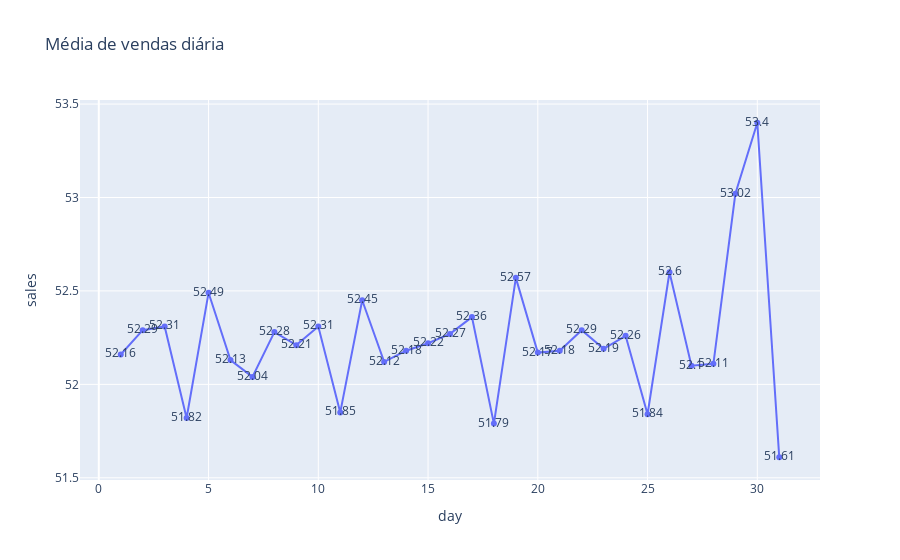

Notebook code for this chart:
### Markdown cell above
# 4. Visualização dos Dados

### Code cell
# Plot de média de vendas diárias
fig = px.line(sales_day, y='sales', title='Média de vendas diária', text='sales')
fig

### Figure 1 — Plotly figure (JSON) as saved in the notebook; plotly's stock layout.template omitted (floating-point values rounded to 4 significant figures)
{"data": [{"hovertemplate": "day=%{x}<br>sales=%{text}<extra></extra>", "legendgroup": "", "line": {"color": "#636efa", "dash": "solid"}, "mode": "lines+markers+text", "name": "", "orientation": "v", "showlegend": false, "text": [52.16, 52.29, 52.31, 51.82, 52.49, 52.13, 52.04, 52.28, 52.21, 52.31, 51.85, 52.45, 52.12, 52.18, 52.22, 52.27, 52.36, 51.79, 52.57, 52.17, 52.18, 52.29, 52.19, 52.26, 51.84, 52.6, 52.1, 52.11, 53.02, 53.4, 51.61], "type": "scatter", "x": [1, 2, 3, 4, 5, 6, 7, 8, 9, 10, 11, 12, 13, 14, 15, 16, 17, 18, 19, 20, 21, 22, 23, 24, 25, 26, 27, 28, 29, 30, 31], "xaxis": "x", "y": [52.16, 52.29, 52.31, 51.82, 52.49, 52.13, 52.04, 52.28, 52.21, 52.31, 51.85, 52.45, 52.12, 52.18, 52.22, 52.27, 52.36, 51.79, 52.57, 52.17, 52.18, 52.29, 52.19, 52.26, 51.84, 52.6, 52.1, 52.11, 53.02, 53.4, 51.61], "yaxis": "y"}], "layout": {"legend": {"tracegroupgap": 0}, "title": {"text": "Média de vendas diária"}, "xaxis": {"anchor": "y", "domain": [0, 1], "title": {"text": "day"}}, "yaxis": {"anchor": "x", "domain": [0, 1], "title": {"text": "sales"}}}}
